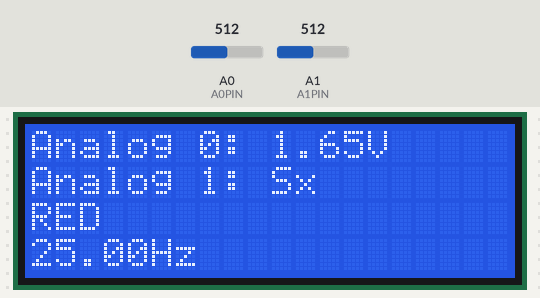
Bench run of a sketch on a simulated Arduino Uno, built with avr-gcc and run on an emulated ATmega328P. Shown: 20×4 character LCD. The inputs (shaded band) are chosen by the test bench; at power-on: A1 (A1PIN) = 512, A0 (A0PIN) = 512. What the sketch prints to the serial monitor is not drawn.

Above: at 2.2 s.
2.3 s: A1 (A1PIN) set to 0
At 3.4 s:
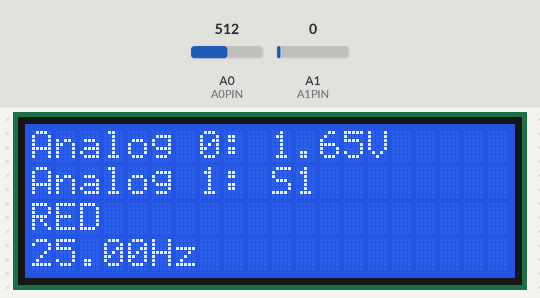
3.8 s: A1 (A1PIN) set to 16
At 4.9 s:
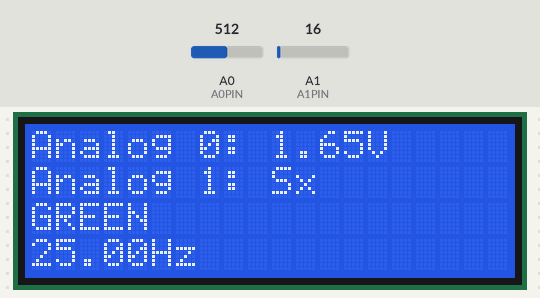
5.3 s: A1 (A1PIN) set to 0
At 5.8 s:
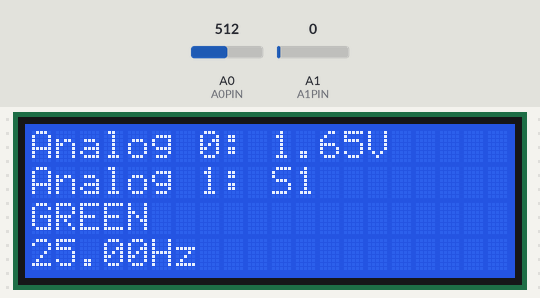
6.8 s: A1 (A1PIN) set to 17
At 7.2 s:
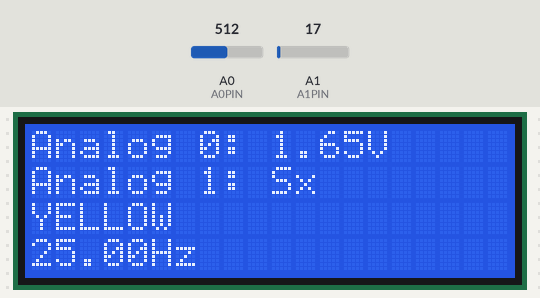
8.3 s: A0 (A0PIN) set to 716
At 9.5 s:
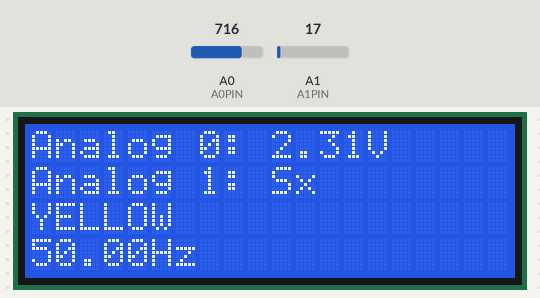
9.8 s: A0 (A0PIN) set to 900
At 10.7 s:
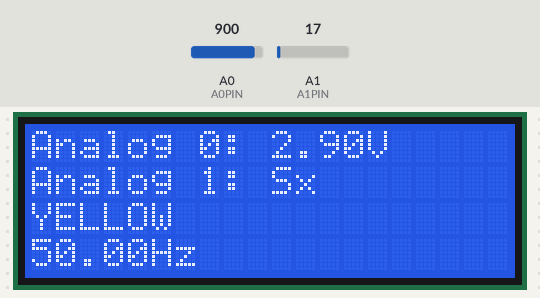
Timing chart, 0 to 12.3 s (numbered marks = the images above; inputs shaded):
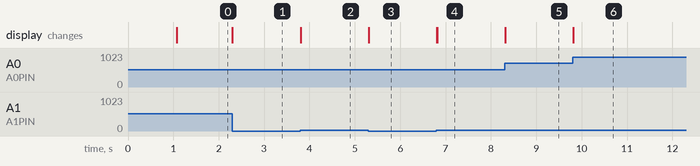

Measured:
- after the input at 2.3 s, the display: changes at once (image 1)
- after the input at 3.8 s, the display: first changes at once (image 2 shows a later state)
- after the input at 5.3 s, the display: changes at once (image 3)
- after the input at 6.8 s, the display: first changes at once (image 4 shows a later state)
- after the input at 8.3 s, the display: changes at once (image 5)
- after the input at 9.8 s, the display: changes at once (image 6)

The sketch:

ex2-8.ino
```cpp
// Include LCD functions:
#include <LiquidCrystal.h>
// Define Constance
#define REF_VOLTAGE 3.3
// LCD Connection
#define R_S 8
#define E   9
#define DB4 10
#define DB5 11
#define DB6 12
#define DB7 13

// LED
#define LED_PIN1 2
#define LED_PIN2 3
#define LED_PIN3 4
#define LED_PIN4 5
#define LED_PIN5 6
#define LED_PIN6 7

// Analogport
#define A0PIN A0
#define A1PIN A1

// LCD Defines
#define NUM_CHAR 20
#define NUM_LINES 4

// Global variables
unsigned int time;
static int S1State = 0;
static bool ButtonPress = false;
static bool ButtonRelease = false;
char* MyColors[] = {"RED", "GREEN", "YELLOW"};
static float Frequenz;
static float Voltage;
// Define the LCD screen
LiquidCrystal lcd(R_S, E, DB4, DB5, DB6, DB7);

void setup() {
  // Define Serial
  Serial.begin(9600);
  delay(1000);
  // LCD has 4 lines with 20 chars
  lcd.begin(NUM_CHAR, NUM_LINES);
}

void S1StateCheck() {
  switch (S1State) {
    case 1:
      Tr1Tuner(2, 3);
      PORTD &= ~(1 << 4);
      PORTD &= ~(1 << 5);
      PORTD &= ~(1 << 6);
      PORTD &= ~(1 << 7);
      break;
    case 2:
      Tr1Tuner(4, 5);
      PORTD &= ~(1 << 2);
      PORTD &= ~(1 << 3);
      PORTD &= ~(1 << 6);
      PORTD &= ~(1 << 7);
      break;
    default:
      Tr1Tuner(6, 7);
      PORTD &= ~(1 << 4);
      PORTD &= ~(1 << 5);
      PORTD &= ~(1 << 2);
      PORTD &= ~(1 << 3);
      break;
  }
}

void Tr1Tuner(uint8_t a, uint8_t b){
  time = millis();
  if (time % (2000 / (int)Frequenz) < (1000 / (int)Frequenz)) {
    PORTD |= (1 << a);
    PORTD |= (1 << b);
  } else {
    PORTD &= ~(1 << a);
    PORTD &= ~(1 << b);
  }
}

void CheckButtonS1Press(){
  if (ButtonPress) {
    ButtonRelease = true;
  }
  if (ButtonPress && ButtonRelease){
    S1State++;
    lcd.clear();
    ButtonPress = false;
    ButtonRelease = false;
    if (S1State > 2) {
      S1State = 0;
    }
  }
}

void loop() {
  S1StateCheck();
  // Set cursor to arbitrary position
  lcd.setCursor(0, 0);
  // Print statements
  float value = analogRead(A0PIN);
  Voltage = (float)(value * REF_VOLTAGE/ 1023.0);
  lcd.print("Analog 0: ");
  lcd.print(Voltage);
  lcd.print("V");
  // Set cursor to next line
  lcd.setCursor(0, 1);
  lcd.print("Analog 1: ");
  int value1 = analogRead(A1PIN);
  // S1 = 0, S2 = 153, S3 = 301, S4 = 431, S5 = 528
  // base_case_value = 652
  switch (value1) {
    case 0:
      lcd.print("S1");
      Serial.println("S1");
      ButtonPress = true;
      break;
    case 153:
      lcd.print("S2");
      Serial.println("S2");
      break;
    case 301:
      lcd.print("S3");
      Serial.println("S3");
      break;
    case 431:
      lcd.print("S4");
      Serial.println("S4");
      break;
    case 528:
      lcd.print("S5");
      Serial.println("S5");
      break;
    case 529:
      lcd.print("S5");
      Serial.println("S5");
      break;
    default:
      lcd.print("Sx");
      CheckButtonS1Press();
      break;
  }
  lcd.setCursor(0, 2);
  lcd.print(MyColors[S1State]);
  lcd.setCursor(0, 3);
  Frequenz = map(Voltage, 0.00, 2.1, 1, 50);
  lcd.print(Frequenz);
  lcd.print("Hz");
  if (Frequenz == 1) {
    lcd.setCursor(6, 3);
    lcd.print(" ");
  }
}

// Test low level ISR.
void toggleTimer(){

  pinMode(7, OUTPUT);
  cli();

  TCCR2A = 0;
  TCCR2B = 0;

  TCCR2B |= (1 << CS22);
  TCCR2A |= (1 << WGM21);

  OCR2A = 156;

  TIMSK2 |= (1 << OCIE2A);

  sei();
}

// Test Low level ISR.
void timerBased(uint8_t val){
  cli();

  TCCR2A = 0;
  TCCR2B = 0;

  TCCR2B |= (1 << CS22);

  OCR2A = val;

  if (val != 255){
    TIMSK2 |= (1 << OCIE2A);
  }
  else {
    TIMSK2 &= ~(1 << OCIE2A);
  }

  if (val != 0) {
    TIMSK2 |= (1 << TOIE2);
  }
  else {
    TIMSK2 &= ~(1 << TOIE2);
  }
  sei();
}

ISR(TIMER2_COMPA_vect){
  //digitalWrite(7, LOW);
  //PORTD &= ~(1 << 7);
  //PIND |= (1 << 7);
}

ISR(TIMER2_OVF_vect){
  //digitalWrite(7, HIGH);
  //PORTD |= (1 << 7);
}
```
